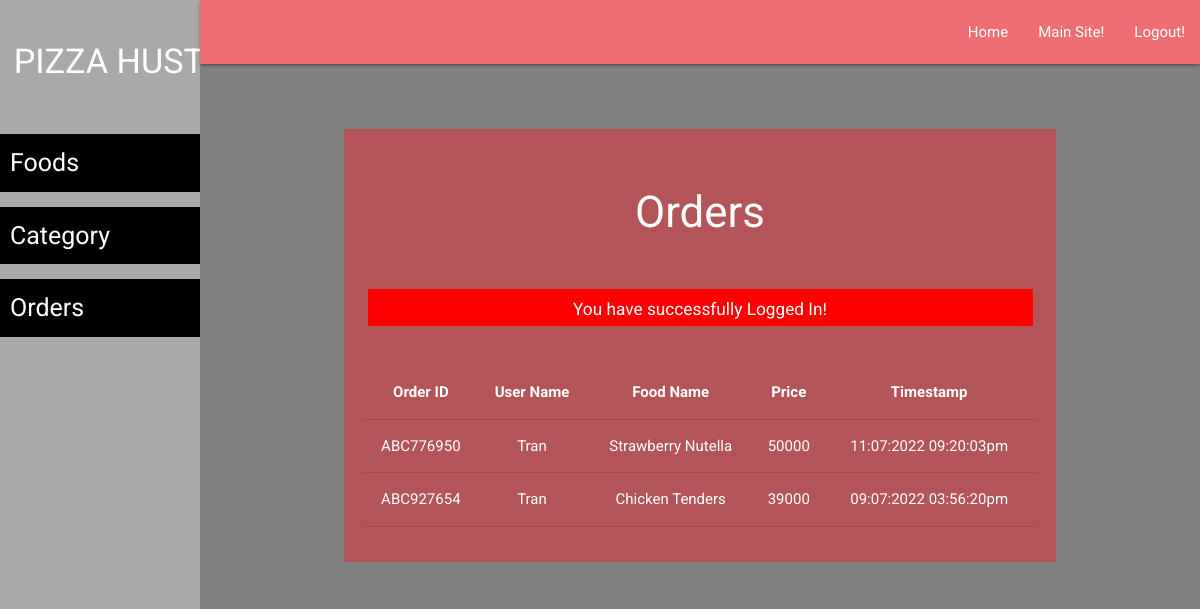
Page /admin/order-list.php (signed in) on the earlier database version.
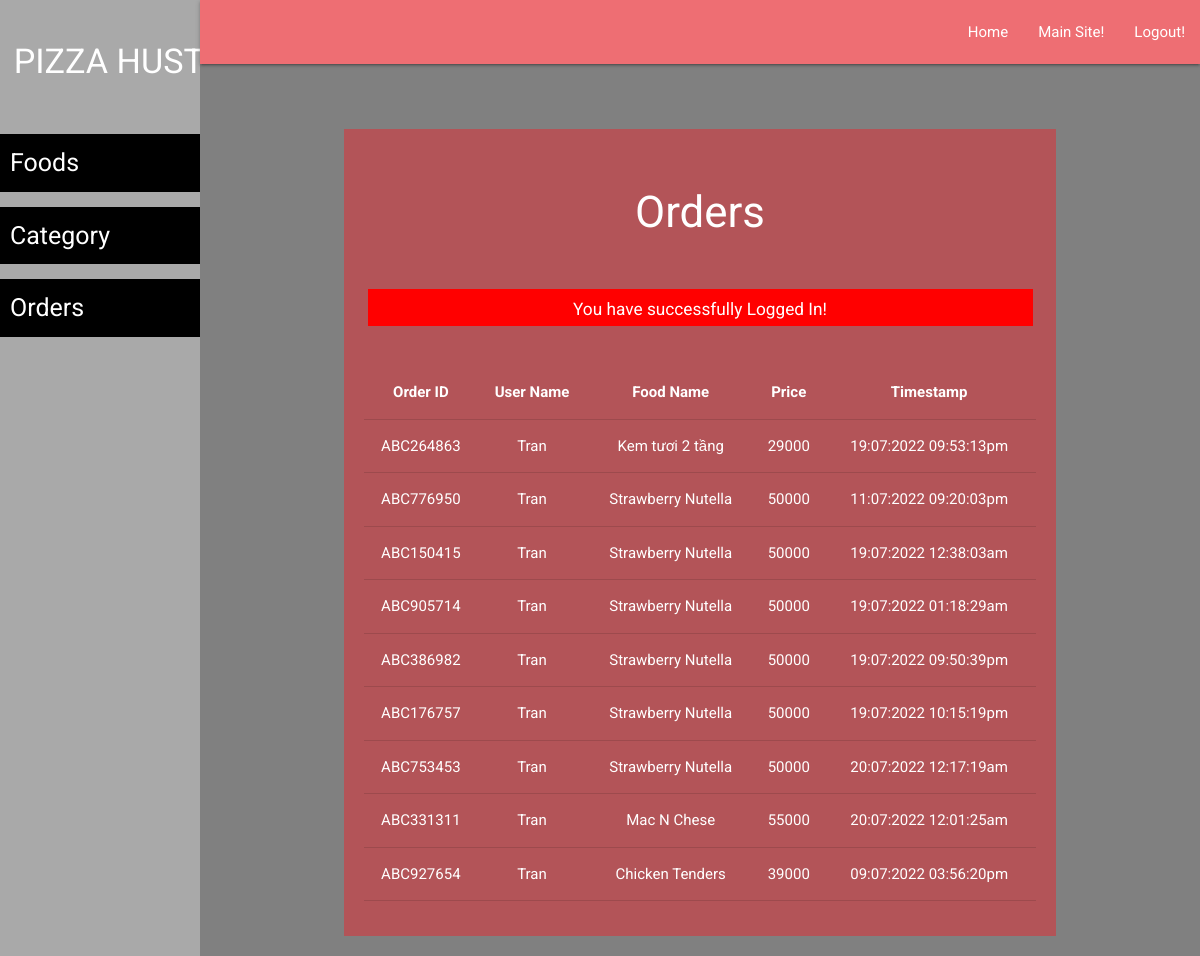
Same page on the later database version.
### tables this page shows
CREATE TABLE `orders` (
  `id` int(11) NOT NULL,
  `order_id` varchar(20) NOT NULL,
  `user_id` varchar(10) NOT NULL,
  `food_id` varchar(10) NOT NULL,
  `user_name` varchar(100) NOT NULL,
  `timestamp` varchar(50) NOT NULL
);

CREATE TABLE `food` (
  `id` int(20) NOT NULL,
  `cat_id` int(20) NOT NULL,
  `fname` varchar(50) NOT NULL,
  `price` int(20) NOT NULL,
  `description` varchar(500) NOT NULL,
  `imageUrl` varchar(100) NOT NULL
);

### admin/order-list.php (the view, shortened to what this page needs)
<?php require('layout/header.php'); ?>
<?php require('layout/left-sidebar-long.php'); ?>
<?php require('layout/topnav.php'); ?>
<?php require('layout/left-sidebar-short.php'); ?>
<?php
require('../backends/connection-pdo.php');
$sql = 'SELECT orders.order_id, orders.user_name, orders.timestamp, food.fname,food.price FROM orders LEFT JOIN food ON orders.food_id = food.id';
$query  = $pdoconn->prepare($sql);
$query->execute();
$arr_all = $query->fetchAll(PDO::FETCH_ASSOC);
?>
<div class="section white-text" style="background: #B35458;">
	<div class="section">
		<h3>Orders</h3>
	</div>
  <?php
    if (isset($_SESSION['msg'])) {
        echo '<div class="section center" style="margin: 5px 35px;"><div class="row" style="background: red; color: white;">
        <div class="col s12">
            <h6>'.$_SESSION['msg'].'</h6>
            </div>
        </div></div>';
    }
    ?>
	<div class="section center" style="padding: 20px;">
		<table class="centered responsive-table">
        <thead>
          <tr>
              <th>Order ID</th>
              <th>User Name</th>
              <th>Food Name</th>
              <th>Price</th>
              <th>Timestamp</th>
          </tr>
        </thead>
        <tbody>
          <?php
            foreach ($arr_all as $key) {
          ?>
          <tr>
            <td><?php echo $key['order_id']; ?></td>
            <td><?php echo $key['user_name']; ?></td>
            <td><?php echo $key['fname']; ?></td>
            <td><?php echo $key['price']; ?></td>
            <td><?php echo $key['timestamp']; ?></td>
          </tr>
          <?php } ?>
        </tbody>
      </table>
	</div>
</div>
<?php require('layout/footer.php'); ?>

### admin/layout/header.php (shortened to what this page needs)
<!DOCTYPE html>
<html lang="en">
<head>
    <link rel="stylesheet" href="../css/form-style.css">
    <link rel="stylesheet" href="https://cdnjs.cloudflare.com/ajax/libs/materialize/1.0.0/css/materialize.css">
</head>
<body>

### admin/layout/left-sidebar-long.php
<div class="row">
			<div class="col s2 left-sidebar" id="left-sidebar">
				<div class="row">
					<div class="col">
						<h4 class="heading-name">PIZZA HUST</h4>
					</div>
				</div>
				<ul class="nav nav-sidebar list-group">
				    <li class="list-group-item active"><a href="food-list.php">Foods </a></li>
				    <li class="list-group-item"><a href="category-list.php">Category</a></li>
				    <li class="list-group-item"><a href="order-list.php">Orders</a></li>
				  </ul>
			</div>

### admin/layout/topnav.php (shortened to what this page needs)
<div class="col s10" id="topnav">
				<nav>
				    <div class="nav-wrapper">
				      <ul class="right hide-on-med-and-down">
				        <li><a href="dashboard.php">Home</a></li>
				        <li><a href="../">Main Site!</a></li>
				        <li><a href="logout.php">Logout!</a></li>
				      </ul>
				    </div>
				  </nav>

### admin/layout/left-sidebar-short.php (shortened to what this page needs)
<div class="container">
		<div class="row maincontent">
			<div class="col s12 center">

### admin/layout/footer.php (shortened to what this page needs)
</body>
</html>

### css/form-style.css (style rules this page uses)
body { background: gray; font-family: "Roboto", sans-serif; -webkit-font-smoothing: antialiased; -moz-osx-font-smoothing: grayscale; }
.left-sidebar { height: 100vh; background-color: darkgray; }
.row { margin-bottom: 0 !important; }
.col { padding: 0 !important; }
.heading-name { padding-left: 25px; font-style: bold; color: white; padding-top: 20px; }
li.list-group-item a { color: white; }
li.list-group-item { margin-bottom: 15px; cursor: pointer; }
.list-group-item { background-color: black; font-style: bold; font-size: 25px; padding: 10px; color: #fff; }
.nav.nav-sidebar.list-group { margin-top: 40px; }
.maincontent { margin-top: 45px; padding: 20px 5px; }

Differences in the rows shown:
added orders: order "ABC264863", user_name "Tran", food.fname "Kem tươi 2 tầng", food.price "29000", timestamp "19:07:2022 09:53:13pm"
added orders: order "ABC150415", user_name "Tran", food.fname "Strawberry Nutella", food.price "50000", timestamp "19:07:2022 12:38:03am"
added orders: order "ABC905714", user_name "Tran", food.fname "Strawberry Nutella", food.price "50000", timestamp "19:07:2022 01:18:29am"
added orders: order "ABC386982", user_name "Tran", food.fname "Strawberry Nutella", food.price "50000", timestamp "19:07:2022 09:50:39pm"
added orders: order "ABC176757", user_name "Tran", food.fname "Strawberry Nutella", food.price "50000", timestamp "19:07:2022 10:15:19pm"
added orders: order "ABC753453", user_name "Tran", food.fname "Strawberry Nutella", food.price "50000", timestamp "20:07:2022 12:17:19am"
added orders: order "ABC331311", user_name "Tran", food.fname "Mac N Chese", food.price "55000", timestamp "20:07:2022 12:01:25am"
